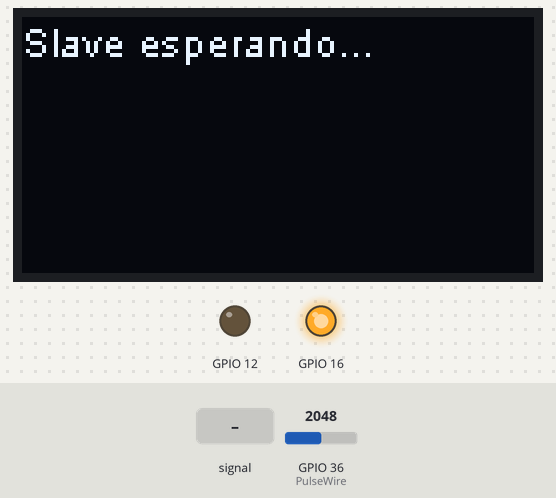
This sketch was run on a simulated ESP32. Parts: 128×64 one-colour display, output pins drawn as LEDs (lit = HIGH). The test bench sets the inputs (shaded band); at power-on: GPIO 36 (PulseWire) = 2048. No radio packets arrive unless stated; what the sketch prints to the serial monitor is not drawn.

Above: at 1.2 s.
1.3 s: GPIO 36 (PulseWire) fed a 200 Hz sine of ±1842 counts around its level
At 1.8 s:
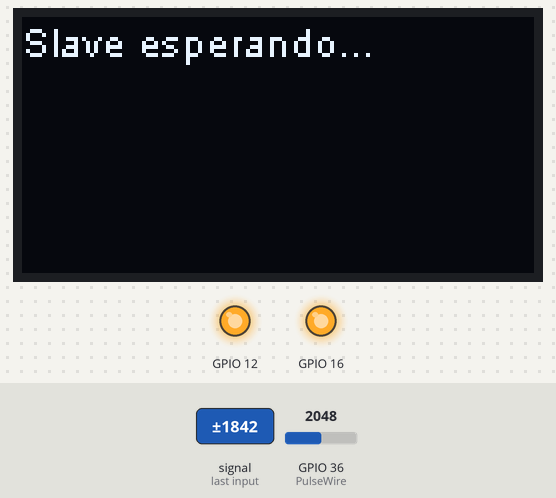
11.7 s: GPIO 36 (PulseWire) set to 2866
At 12.6 s:
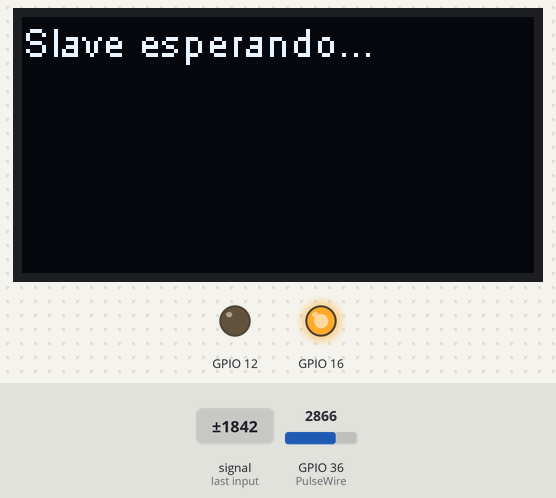
Timing chart, 0 to 14.7 s (numbered marks = the images above; inputs shaded):
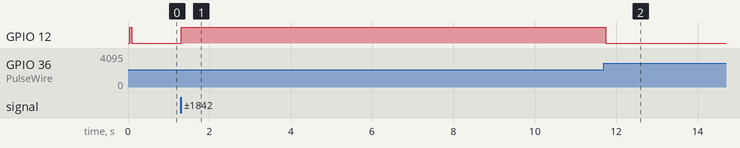

Measured:
- after the input at 1.3 s, GPIO 12: LOW → HIGH at once
- after the input at 11.7 s, GPIO 12: HIGH → LOW after 0.05 s

The sketch:

lora_received_s.ino.ino
```cpp
#include <SPI.h>
#include <LoRa.h>
#include <Wire.h>
#include <SSD1306.h>

//Deixe esta linha descomentada para compilar o Master
//Comente ou remova para compilar o Slave
// #define MASTER

#define SCK 5   // GPIO5  SCK
#define MISO 19 // GPIO19 MISO
#define MOSI 27 // GPIO27 MOSI
#define SS 18   // GPIO18 CS
#define RST 14  // GPIO14 RESET
#define DI00 26 // GPIO26 IRQ(Interrupt Request)

#define BAND 915E6 //Frequência do radio - exemplo : 433E6, 868E6, 915E6

//Constante para informar ao Slave que queremos os dados
const String GETDATA = "getdata";
//Constante que o Slave retorna junto com os dados para o Master
const String SETDATA = "setdata=";

//Variável para controlar o display
SSD1306 display(0x3c, 4, 15);

void setupDisplay(){
  //O estado do GPIO16 é utilizado para controlar o display OLED
  pinMode(16, OUTPUT);
  //Reseta as configurações do display OLED
  digitalWrite(16, LOW);
  //Para o OLED permanecer ligado, o GPIO16 deve permanecer HIGH
  //Deve estar em HIGH antes de chamar o display.init() e fazer as demais configurações,
  //não inverta a ordem
  digitalWrite(16, HIGH);

  //Configurações do display
  display.init();
  display.setFont(ArialMT_Plain_10);
  display.setTextAlignment(TEXT_ALIGN_LEFT);
}

//Configurações iniciais do LoRa
void setupLoRa(){
  //Inicializa a comunicação
  SPI.begin(SCK, MISO, MOSI, SS);
  LoRa.setPins(SS, RST, DI00);

  //Inicializa o LoRa
  if (!LoRa.begin(BAND)){
    //Se não conseguiu inicializar, mostra uma mensagem no display
    display.clear();
    display.drawString(0, 0, "Erro ao inicializar o LoRa!");
    display.display();
    while (1);
  }

  //Ativa o crc
  LoRa.enableCrc();
  //Ativa o recebimento de pacotes
  LoRa.receive();
}
```

Slave.ino
```cpp
//Compila apenas se MASTER não estiver definido no arquivo principal
#ifndef MASTER

//Variáveis Pulse sensor
int PulseWire = 36;
float sensorValue = 0;
int count = 9;
unsigned long starttime = 0;
int heartrate = 0;
boolean counted = false;

void setup(){
    Serial.begin(115200);
    //Chama a configuração inicial do display
    //Iniciamos o led do circuito
    pinMode(12,OUTPUT);
    //Inicia display
    setupDisplay();
    //Chama a configuração inicial do LoRa
    setupLoRa();
    display.clear();
    display.drawString(0, 0, "Slave esperando...");
    display.display();
}

void loop(){
  starttime = millis();
  while (millis()<starttime+10000)                   // Reading pulse sensor for 10 seconds
  {
    sensorValue = analogRead(PulseWire);
    if (sensorValue > 550 && counted == false)  // Threshold value is 550 (~ 2.7V)
    {
      count++;
      Serial.print ("count = ");
      Serial.println (count);
      digitalWrite (12,HIGH);
      delay (50);
      digitalWrite (12, LOW);
      counted = true;
    }
    else if (sensorValue < 550)
    {
      counted = false;
      digitalWrite (13, LOW);
    }

  }
  heartrate = count*6;                               // Multiply the count by 6 to get beats per minute
  Serial.println ();
  Serial.print ("BPM = ");
  Serial.println (heartrate);                        // Display BPM in the Serial Monitor
  Serial.println ();
  count = 0;
  // Signal = analogRead(PulseWire);
  // if(Signal > Threshold){
  //   digitalWrite(12, HIGH);
  //   display.drawString(0, 0, "BPM: " + String(Signal));
  //   BPM = Signal;
  // } else {
  //   digitalWrite(12,LOW);
  //   display.drawString(0, 0, "Not detected !");
  // }
  //Tenta ler o pacote
  int packetSize = LoRa.parsePacket();

  //Verifica se o pacote possui a quantidade de caracteres que esperamos
  if (packetSize == GETDATA.length()){
    String received = "";

    //Armazena os dados do pacote em uma string
    while(LoRa.available()){
      received += (char) LoRa.read();
    }

    if(received.equals(GETDATA)){
      //Simula a leitura dos dados
      String data = readData();
      Serial.println("Criando pacote para envio");
      //Cria o pacote para envio
      LoRa.beginPacket();
      LoRa.print(SETDATA + data);
      //Finaliza e envia o pacote
      LoRa.endPacket();
      //Mostra no display
      display.clear();
      display.drawString(0, 0, "Enviou: " + String(data));
      display.display();
    }
  }
}

//Função onde se faz a leitura dos dados que queira enviar
//Poderia ser o valor lido por algum sensor por exemplo
//Aqui vamos enviar apenas um contador para testes
//mas você pode alterar a função para fazer a leitura de algum sensor
String readData(){
  return String(heartrate);
}

#endif
```
